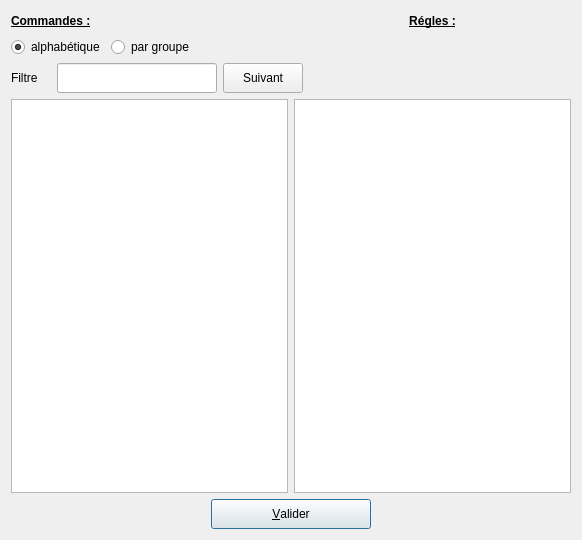
<ui version="4.0" >
 <class>DRac</class>
 <widget class="QWidget" name="DRac" >
  <property name="geometry" >
   <rect>
    <x>0</x>
    <y>0</y>
    <width>582</width>
    <height>540</height>
   </rect>
  </property>
  <property name="sizePolicy" >
   <sizepolicy vsizetype="Expanding" hsizetype="Expanding" >
    <horstretch>0</horstretch>
    <verstretch>0</verstretch>
   </sizepolicy>
  </property>
  <property name="minimumSize" >
   <size>
    <width>505</width>
    <height>0</height>
   </size>
  </property>
  <property name="windowTitle" >
   <string>DMacro</string>
  </property>
  <layout class="QGridLayout" name="gridLayout_2" >
   <item row="0" column="0" >
    <layout class="QVBoxLayout" name="verticalLayout" >
     <item>
      <layout class="QHBoxLayout" name="horizontalLayout" >
       <item>
        <widget class="QLabel" name="textLabel1_4" >
         <property name="minimumSize" >
          <size>
           <width>0</width>
           <height>20</height>
          </size>
         </property>
         <property name="text" >
          <string>&lt;b>&lt;u>Commandes :&lt;/u>&lt;/b></string>
         </property>
         <property name="wordWrap" >
          <bool>false</bool>
         </property>
        </widget>
       </item>
       <item>
        <widget class="QLabel" name="textLabel1_4_2" >
         <property name="text" >
          <string>&lt;p align="center">&lt;b>&lt;u>Régles :&lt;/u>&lt;/b>&lt;/p></string>
         </property>
         <property name="wordWrap" >
          <bool>false</bool>
         </property>
        </widget>
       </item>
      </layout>
     </item>
     <item>
      <layout class="QHBoxLayout" name="horizontalLayout_2" >
       <item>
        <widget class="QRadioButton" name="RBalpha" >
         <property name="text" >
          <string>alphabétique</string>
         </property>
         <property name="checked" >
          <bool>true</bool>
         </property>
        </widget>
       </item>
       <item>
        <widget class="QRadioButton" name="RBGroupe" >
         <property name="text" >
          <string>par groupe</string>
         </property>
        </widget>
       </item>
       <item>
        <spacer name="horizontalSpacer" >
         <property name="orientation" >
          <enum>Qt::Horizontal</enum>
         </property>
         <property name="sizeHint" stdset="0" >
          <size>
           <width>228</width>
           <height>20</height>
          </size>
         </property>
        </spacer>
       </item>
      </layout>
     </item>
     <item>
      <layout class="QHBoxLayout" name="horizontalLayout_3" >
       <item>
        <widget class="QLabel" name="textLabel6" >
         <property name="minimumSize" >
          <size>
           <width>40</width>
           <height>0</height>
          </size>
         </property>
         <property name="text" >
          <string>Filtre</string>
         </property>
         <property name="wordWrap" >
          <bool>false</bool>
         </property>
        </widget>
       </item>
       <item>
        <widget class="QLineEdit" name="LEFiltre" >
         <property name="minimumSize" >
          <size>
           <width>0</width>
           <height>30</height>
          </size>
         </property>
        </widget>
       </item>
       <item>
        <widget class="QPushButton" name="BNext" >
         <property name="sizePolicy" >
          <sizepolicy vsizetype="Preferred" hsizetype="Preferred" >
           <horstretch>0</horstretch>
           <verstretch>0</verstretch>
          </sizepolicy>
         </property>
         <property name="text" >
          <string>Suivant</string>
         </property>
        </widget>
       </item>
       <item>
        <spacer name="horizontalSpacer_2" >
         <property name="orientation" >
          <enum>Qt::Horizontal</enum>
         </property>
         <property name="sizeHint" stdset="0" >
          <size>
           <width>268</width>
           <height>27</height>
          </size>
         </property>
        </spacer>
       </item>
      </layout>
     </item>
    </layout>
   </item>
   <item row="1" column="0" >
    <layout class="QGridLayout" name="gridLayout" >
     <item row="0" column="0" >
      <widget class="QListWidget" name="LBNouvCommande" >
       <property name="sizePolicy" >
        <sizepolicy vsizetype="MinimumExpanding" hsizetype="Expanding" >
         <horstretch>0</horstretch>
         <verstretch>0</verstretch>
        </sizepolicy>
       </property>
      </widget>
     </item>
     <item row="0" column="1" >
      <widget class="QListWidget" name="LBRegles" >
       <property name="sizePolicy" >
        <sizepolicy vsizetype="MinimumExpanding" hsizetype="Expanding" >
         <horstretch>0</horstretch>
         <verstretch>0</verstretch>
        </sizepolicy>
       </property>
       <property name="minimumSize" >
        <size>
         <width>0</width>
         <height>0</height>
        </size>
       </property>
      </widget>
     </item>
    </layout>
   </item>
   <item row="2" column="0" >
    <layout class="QHBoxLayout" name="horizontalLayout_4" >
     <item>
      <spacer name="horizontalSpacer_3" >
       <property name="orientation" >
        <enum>Qt::Horizontal</enum>
       </property>
       <property name="sizeHint" stdset="0" >
        <size>
         <width>148</width>
         <height>20</height>
        </size>
       </property>
      </spacer>
     </item>
     <item>
      <widget class="QPushButton" name="bOk" >
       <property name="sizePolicy" >
        <sizepolicy vsizetype="Fixed" hsizetype="Fixed" >
         <horstretch>0</horstretch>
         <verstretch>0</verstretch>
        </sizepolicy>
       </property>
       <property name="minimumSize" >
        <size>
         <width>160</width>
         <height>30</height>
        </size>
       </property>
       <property name="toolTip" >
        <string>validation de la saisie</string>
       </property>
       <property name="text" >
        <string>&amp;Valider</string>
       </property>
       <property name="shortcut" >
        <string>Shift+A, Alt+A, Alt+A, Alt+A</string>
       </property>
       <property name="autoDefault" >
        <bool>true</bool>
       </property>
       <property name="default" >
        <bool>true</bool>
       </property>
      </widget>
     </item>
     <item>
      <spacer name="horizontalSpacer_4" >
       <property name="orientation" >
        <enum>Qt::Horizontal</enum>
       </property>
       <property name="sizeHint" stdset="0" >
        <size>
         <width>148</width>
         <height>20</height>
        </size>
       </property>
      </spacer>
     </item>
    </layout>
   </item>
  </layout>
 </widget>
 <layoutdefault spacing="6" margin="11" />
 <pixmapfunction>qPixmapFromMimeSource</pixmapfunction>
 <tabstops>
  <tabstop>LEFiltre</tabstop>
  <tabstop>LBNouvCommande</tabstop>
  <tabstop>bOk</tabstop>
  <tabstop>LBRegles</tabstop>
 </tabstops>
 <resources/>
 <connections/>
</ui>
